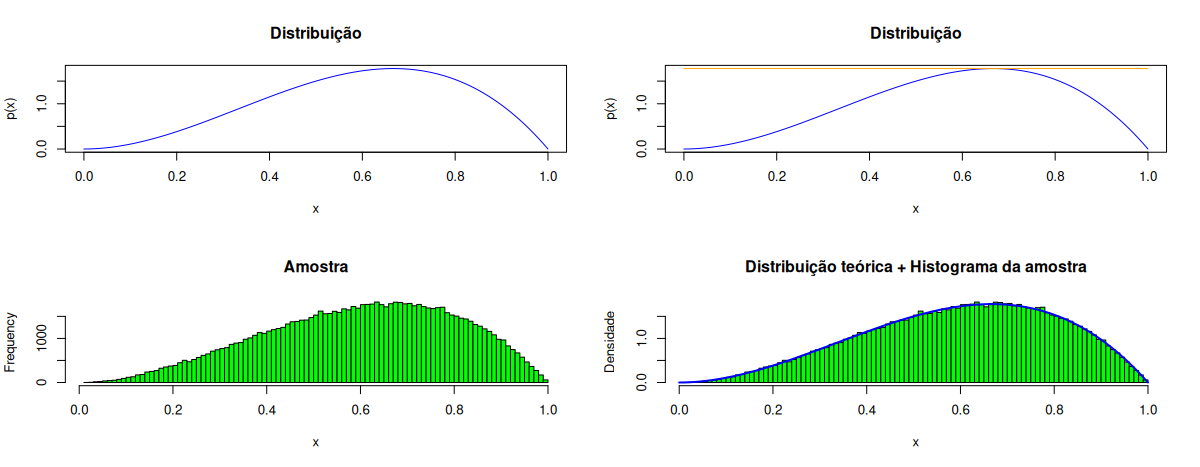

The R source for this figure:

p <- function(x)
{
  return (12 * x^2 * (1 - x))
}

h <- function(x) # Uniforme (0, 1)
{
  return (rep(1, length(x)))
}

inversaHx <- function(x) # Gera amostra de h(x) pelo método da inversa.
{
  return (x)
}

# Pelo Método da Rejeição, para calcular c é necessário primeiro encontrar o valor de x
# que maximiza p(x)/h(x). O valor de c deve ser calculado neste ponto.
# Encontrando max(p(x)/h(x)):
# p(x)/h(x) = 12x^2(1 - x), derivando e igualando a 0, temos:
# 12(2x(1 - x) - x^2)=0
# 2x - 2x^2 - x^2 = 0
# -3x^2 + 2x = 0
# x(-3x + 2) = 0
# Temos x = 0 e x = 2/3 como possíveis valores de x.
# Para x = 0, temos p(x)/h(x) = 0 e Para x = 2/3, temos p(x)/h(x) = 16/9.
# x = 2/3 é o valor escolhido o que implica c = p(2/3)/h(2/3) = 16/9.

gerarAmostraX <- function(nsamples)
{
  cont <- 0
  X <- rep(0, nsamples)
  c <- 16/9
  
  # Teste diferentes valores de c (0.1, 0.3, 4, 20, etc)
  # para avaliar como ele afeta os resultados.
  
  for (i in 1:nsamples)
  {
    repeat
    {
      cont <- cont + 1
      u1 <- runif(1) # Para gerar amostra de h(x)
      y <- inversaHx(u1)
      u2 <- runif(1)
      
      if (u2 <= p(y) / (c * h(y)))
      {
        X[i] <- y
        break
      }
    }
  }
  
  return (X)
}

# p(x)
valorx <- seq(0, 1, 0.01)
valory <- p(valorx)

plot(valorx, valory,
     type = "l",
     col = "blue",
     main = "Distribuição",
     xlab = "x",
     ylab = "p(x)")

# p(x) e h(x)
valorxh <- seq(0, 1, 0.01)
c <- p(2/3) / h(2/3)
valoryh <- c * h(valorxh)

plot(valorx, valory,
     type = "l",
     col = "blue",
     main = "Distribuição",
     xlab = "x",
     ylab = "p(x)")

lines(valorxh, valoryh, col = "orange")

# Gerando a amostra
nsamples <- 100000
X <- gerarAmostraX(nsamples)

hist(X,
     breaks = 100,
     col = "green",
     main = "Amostra",
     xlab = "x")

# p(x) e amostra
hist(X,
     probability = TRUE,
     breaks = 100,
     col = "green",
     main = "Distribuição teórica + Histograma da amostra",
     xlab = "x",
     ylab = "Densidade")

lines(valorx, valory, col = "blue", lwd = 2)

#legend("topleft",
 #      legend = c("Distribuição teórica", "Histograma (densidade)"),
  #     col = c("blue", "green"),
   #    lwd = c(2, 10))
